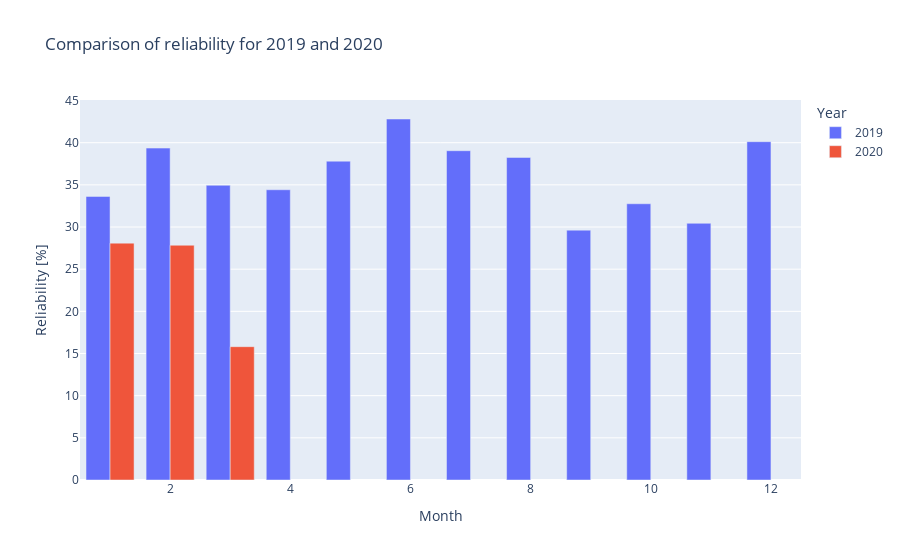

The code cell stored with this chart in its notebook:
### Markdown cell above
Create a bar chart

### Code cell
yoy_comparision_fig = px.bar(yoy_comparision_table, 
             x=yoy_comparision_table.index, 
             y=[2019, 2020], 
             barmode='group',
             title='Comparison of reliability for 2019 and 2020',
             )

yoy_comparision_fig.update_layout(
    xaxis_title="Month",
    yaxis_title="Reliability [%]",
    legend_title="Year",)

yoy_comparision_fig.show()

### Figure 1 — Plotly figure (JSON) as saved in the notebook; plotly's stock layout.template omitted (floating-point values rounded to 4 significant figures)
{"data": [{"alignmentgroup": "True", "hovertemplate": "variable=2019<br>month=%{x}<br>value=%{y}<extra></extra>", "legendgroup": "2019", "marker": {"color": "#636efa", "pattern": {"shape": ""}}, "name": "2019", "offsetgroup": "2019", "orientation": "v", "showlegend": true, "textposition": "auto", "type": "bar", "x": [1, 2, 3, 4, 5, 6, 7, 8, 9, 10, 11, 12], "xaxis": "x", "y": [33.63, 39.36, 34.95, 34.42, 37.81, 42.81, 39.05, 38.25, 29.63, 32.76, 30.44, 40.12], "yaxis": "y"}, {"alignmentgroup": "True", "hovertemplate": "variable=2020<br>month=%{x}<br>value=%{y}<extra></extra>", "legendgroup": "2020", "marker": {"color": "#EF553B", "pattern": {"shape": ""}}, "name": "2020", "offsetgroup": "2020", "orientation": "v", "showlegend": true, "textposition": "auto", "type": "bar", "x": [1, 2, 3, 4, 5, 6, 7, 8, 9, 10, 11, 12], "xaxis": "x", "y": [28.09, 27.84, 15.81, null, null, null, null, null, null, null, null, null], "yaxis": "y"}], "layout": {"barmode": "group", "legend": {"title": {"text": "Year"}, "tracegroupgap": 0}, "title": {"text": "Comparison of reliability for 2019 and 2020"}, "xaxis": {"anchor": "y", "domain": [0, 1], "title": {"text": "Month"}}, "yaxis": {"anchor": "x", "domain": [0, 1], "title": {"text": "Reliability [%]"}}}}
